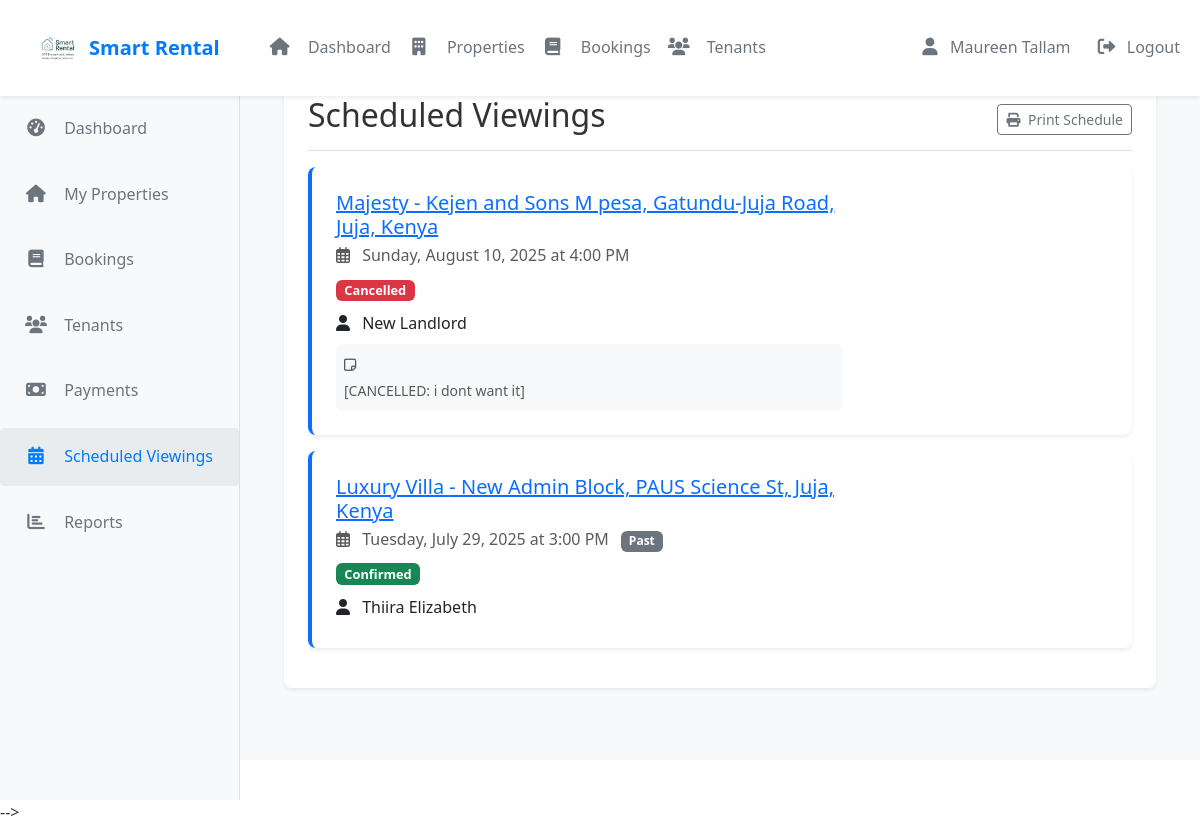
The app's page /smart_landlords/scheduled_viewings.php (signed in), older data.
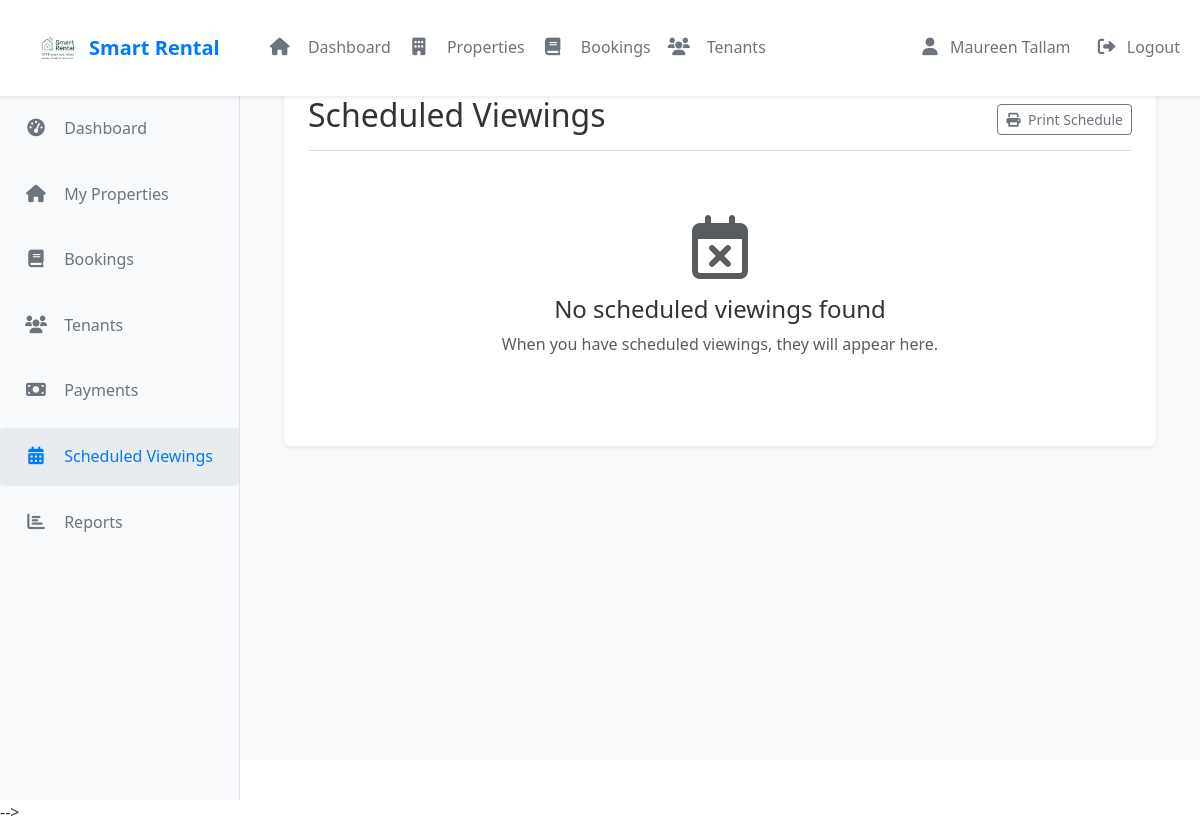
The same page, newer data.
### tables this page shows
CREATE TABLE `property_viewings` (
  `id` int(11) NOT NULL,
  `property_id` int(11) NOT NULL,
  `user_id` int(11) DEFAULT NULL,
  `viewer_name` varchar(100) NOT NULL,
  `contact_number` varchar(20) NOT NULL,
  `viewing_date` date NOT NULL,
  `viewing_time` time NOT NULL,
  `status` enum('pending','confirmed','completed','cancelled') NOT NULL DEFAULT 'pending',
  `notes` text DEFAULT NULL,
  `created_at` timestamp NOT NULL DEFAULT current_timestamp(),
  `updated_at` timestamp NOT NULL DEFAULT current_timestamp() ON UPDATE current_timestamp()
);

CREATE TABLE `houses` (
  `id` int(30) NOT NULL,
  `landlord_id` int(30) NOT NULL,
  `house_no` varchar(50) NOT NULL,
  `category_id` int(30) NOT NULL,
  `description` text NOT NULL,
  `location` varchar(255) DEFAULT NULL,
  `city` varchar(100) DEFAULT NULL,
  `state` varchar(100) DEFAULT NULL,
  `country` varchar(100) DEFAULT NULL,
  `latitude` decimal(10,8) DEFAULT NULL,
  `longitude` decimal(11,8) DEFAULT NULL,
  `price` double NOT NULL,
  `security_deposit` decimal(10,2) DEFAULT NULL,
  `min_rental_period` int(11) DEFAULT 1 COMMENT 'In months',
  `max_rental_period` int(11) DEFAULT 12 COMMENT 'In months',
  `advance_rent_months` int(11) DEFAULT 1 COMMENT 'Number of months rent to pay in advance',
  `payment_cycle` enum('monthly','quarterly','annually') NOT NULL DEFAULT 'monthly',
  `late_fee_percentage` decimal(5,2) DEFAULT 5.00,
  `bedrooms` int(11) DEFAULT 0,
  `bathrooms` int(11) DEFAULT 0,
  `area` decimal(10,2) DEFAULT NULL,
  `image` varchar(255) DEFAULT NULL,
  `main_image` varchar(255) DEFAULT NULL,
  `featured` tinyint(1) DEFAULT 0,
  `status` tinyint(1) DEFAULT 1,
  `created_at` timestamp NOT NULL DEFAULT current_timestamp(),
  `updated_at` timestamp NOT NULL DEFAULT current_timestamp() ON UPDATE current_timestamp(),
  `address` text DEFAULT NULL,
  `total_units` int(11) NOT NULL DEFAULT 1,
  `available_units` int(11) NOT NULL DEFAULT 1
);

CREATE TABLE `users` (
  `id` int(30) NOT NULL,
  `name` text NOT NULL,
  `username` varchar(200) NOT NULL,
  `phone_number` varchar(20) DEFAULT NULL COMMENT 'User''s contact phone number',
  `current_balance` decimal(15,2) DEFAULT 0.00,
  `default_payment_method` varchar(50) DEFAULT NULL,
  `password` text NOT NULL,
  `type` enum('admin','landlord','caretaker','customer') NOT NULL DEFAULT 'customer'
);

### smart_landlords/scheduled_viewings.php (the view, shortened to what the changed rows need)
<?php
require_once '../config/db.php';
$sql = "SELECT pv.*, h.house_no, h.location, u.name as user_name,
               u.phone_number as user_phone, h.id as property_id
        FROM property_viewings pv
        JOIN houses h ON pv.property_id = h.id
        LEFT JOIN users u ON pv.user_id = u.id
        WHERE h.landlord_id = ?
        ORDER BY pv.viewing_date DESC, pv.viewing_time DESC";
$stmt = $conn->prepare($sql);
$stmt->bind_param('i', $_SESSION['user_id']);
$stmt->execute();
$viewings = $stmt->get_result();
?>
<!DOCTYPE html>
<html lang="en">
<head>
    <link href="https://cdn.jsdelivr.net/npm/bootstrap@5.3.0/dist/css/bootstrap.min.css" rel="stylesheet">
    <link rel="stylesheet" href="https://cdnjs.cloudflare.com/ajax/libs/font-awesome/6.0.0/css/all.min.css">
    <link rel="stylesheet" href="assets/css/style.css">
</head>
<body>
    <div class="page-wrapper">
        <div class="main-content mt-4">
            <div class="container-fluid">
                <div class="page-content">
                    <div class="d-flex justify-content-between flex-wrap flex-md-nowrap align-items-center pt-3 pb-2 mb-3 border-bottom">
                        <h1 class="h2">Scheduled Viewings</h1>
                    </div>
                    <div class="row">
                        <div class="col-md-12">
                            <?php if ($viewings->num_rows > 0): ?>
                                <?php while ($viewing = $viewings->fetch_assoc()):
                                    $viewing_datetime = new DateTime($viewing['viewing_date'] . ' ' . $viewing['viewing_time']);
                                    $now = new DateTime();
                                    $is_past = $viewing_datetime < $now;
                                ?>
                                    <div class="card viewing-card mb-3">
                                        <div class="card-body">
                                            <div class="row">
                                                <div class="col-md-8">
                                                    <h5 class="card-title mb-1">
                                                        <a href="property.php?id=<?php echo $viewing['property_id']; ?>">
                                                            <?php echo htmlspecialchars($viewing['house_no']); ?> -
                                                            <?php echo htmlspecialchars($viewing['location']); ?>
                                                        </a>
                                                    </h5>
                                                    <p class="text-muted mb-2">
                                                        <i class="far fa-calendar-alt me-2"></i>
                                                        <?php echo date('l, F j, Y', strtotime($viewing['viewing_date'])); ?> at
                                                        <?php echo date('g:i A', strtotime($viewing['viewing_time'])); ?>
                                                        <?php if ($is_past): ?>
                                                            <span class="badge bg-secondary ms-2">Past</span>
                                                        <?php endif; ?>
                                                    </p>
                                                    <div class="mb-2">
                                                        <span class="badge status-badge status-<?php echo $viewing['status']; ?>">
                                                            <?php echo ucfirst($viewing['status']); ?>
                                                        </span>
                                                    </div>
                                                    <?php if ($viewing['user_id']): ?>
                                                        <p class="mb-1">
                                                            <i class="fas fa-user me-2"></i>
                                                            <?php echo htmlspecialchars($viewing['user_name']); ?>
                                                        </p>
                                                    <?php endif; ?>
                                                    <?php if (!empty($viewing['notes'])): ?>
                                                        <div class="mt-2 p-2 bg-light rounded">
                                                            <small class="text-muted">
                                                                <i class="far fa-sticky-note me-1"></i>
                                                                <?php echo nl2br(htmlspecialchars($viewing['notes'])); ?>
                                                            </small>
                                                        </div>
                                                    <?php endif; ?>
                                                </div>
                                                <div class="col-md-4 text-end action-buttons">
                                                </div>
                                            </div>
                                        </div>
                                    </div>
                                <?php endwhile; ?>
                            <?php else: ?>
                                <div class="text-center py-5">
                                    <i class="far fa-calendar-times fa-4x text-muted mb-3"></i>
                                    <h4>No scheduled viewings found</h4>
                                    <p class="text-muted">When you have scheduled viewings, they will appear here.</p>
                                </div>
                            <?php endif; ?>
                        </div>
                    </div>
                </div>
            </div>
        </div>
    </div>
</body>
</html>

Row changes from the older to the newer data that the page shows:
removed property_viewings: property.house_no "Majesty", property.location "Kejen and Sons M pesa, Gatundu-Juja Road, Juja, Kenya", viewing_date "Sunday, August 10, 2025", viewing_time "4:00 PM", status "Cancelled", user.name "New Landlord", notes "[CANCELLED: i dont want it]"
removed property_viewings: property.house_no "Luxury Villa", property.location "New Admin Block, PAUS Science St, Juja, Kenya", viewing_date "Tuesday, July 29, 2025", viewing_time "3:00 PM", shows "Past", status "Confirmed", user.name "Thiira Elizabeth"
Text that changed along with them:
text now shown: "No scheduled viewings found When you have scheduled viewings, they will appear here."
